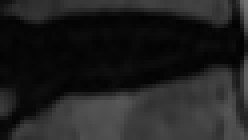
#> input picture svmdata/test/degenerative/66_3.tif, 62 x 35 px (shown 4 times larger); its folder holds only this picture in this run
$ python image_to_binary.py
#> lines starting #> are read from the running program, lines starting #| are printed output that depends on the picture; after the words box and inside, x2 and y2 are one past the last pixel; in counts of white or black regions, pixels touching at a corner belong together
import cv2
import numpy as np
import os

# 指定要遍历的四个文件夹路径
folder_paths = [
    '/lumbar/svmdata/test/degenerative/',
    '/lumbar/svmdata/test/non_degenerative/',
    '/lumbar/svmdata/train/degenerative/',
    '/lumbar/svmdata/train/non_degenerative/'
]

# 遍历每个文件夹
for folder_path in folder_paths:
    # 遍历文件夹内的所有文件
    for root, dirs, files in os.walk(folder_path):
        for file in files:
            if file.endswith('.tif'):
                # 构建完整的图像路径
                image_path = os.path.join(root, file)
                # 读取图像
                original_image = cv2.imread(image_path)
#> original_image is the input picture: shape (35, 62, 3); min 3, max 112, mean 32.5
                # 将图像转换为灰度图
                gray_image = cv2.cvtColor(original_image, cv2.COLOR_BGR2GRAY)
                # 使用 Otsu 方法自动计算阈值进行二值化
                _, binary_image = cv2.threshold(gray_image, 0, 255, cv2.THRESH_BINARY_INV + cv2.THRESH_OTSU)
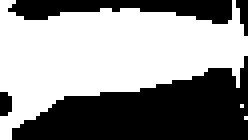
#> binary_image: shape (35, 62) (shown 4 times larger); 55.9% white; 4 black regions (2 under 20 px)

                # 查找轮廓
                contours, _ = cv2.findContours(binary_image.copy(), cv2.RETR_EXTERNAL, cv2.CHAIN_APPROX_SIMPLE)
#> contours = 3 contours, 2 with area under 20; largest, box (x1, y1, x2, y2) and area: (0, 0, 62, 35) 1116

                # 创建一个空白掩膜
                mask = np.zeros_like(binary_image)

                # 填充轮廓内部为白色
                cv2.drawContours(mask, contours, -1, 255, thickness=cv2.FILLED)

                # 将掩膜与二值图进行融合
                result_image = cv2.bitwise_or(binary_image, mask)

                # 获取原图像文件名（不包含路径）
                filename_without_extension = os.path.splitext(os.path.basename(image_path))[0]
                # 生成保存的二值图文件名
                binary_image_filename = filename_without_extension + '_binary.tif'
                # 构建保存的二值图完整路径
                binary_image_path = os.path.join(root, binary_image_filename)
                # 保存生成的二值图
                cv2.imwrite(binary_image_path, result_image)
                print(f"已将 {image_path} 转换并保存为 {binary_image_path}")
